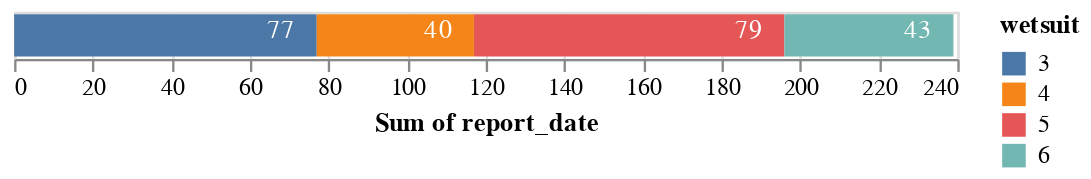

Write notebook code for a chart like this one.
### Code cell
# hide_input
bars = (
    alt.Chart(monthly)
    .mark_bar()
    .encode(
        x=alt.X("sum(report_date):Q", stack="zero"),
        #             y='y:N',
        color=alt.Color("wetsuit:N"),
        order="wetsuit:N",
    )
)
text = (
    alt.Chart(monthly)
    .mark_text(dx=-15, dy=-2, color="white")
    .encode(
        x=alt.X("sum(report_date):Q", stack="zero"),
        detail="wetsuit:Q",
        text=alt.Text("report_date:O"),
        order="wetsuit:N",
    )
)
bars + text

### Figure 1 — Vega-Lite specification as saved in the notebook (floating-point values rounded to 4 significant figures)
{"config": {"view": {"continuousWidth": 400, "continuousHeight": 300}}, "layer": [{"mark": "bar", "encoding": {"color": {"type": "nominal", "field": "wetsuit"}, "order": {"type": "nominal", "field": "wetsuit"}, "x": {"type": "quantitative", "aggregate": "sum", "field": "report_date", "stack": "zero"}}}, {"mark": {"type": "text", "color": "white", "dx": -15, "dy": -2}, "encoding": {"detail": {"type": "quantitative", "field": "wetsuit"}, "order": {"type": "nominal", "field": "wetsuit"}, "text": {"type": "ordinal", "field": "report_date"}, "x": {"type": "quantitative", "aggregate": "sum", "field": "report_date", "stack": "zero"}}}], "data": {"name": "data-f46c5739e8dc8d1e97b2c419b9f70584"}, "$schema": "https://vega.github.io/schema/vega-lite/v4.8.1.json", "datasets": {"data-f46c5739e8dc8d1e97b2c419b9f70584": [{"wetsuit": "3", "report_date": 77}, {"wetsuit": "4", "report_date": 40}, {"wetsuit": "5", "report_date": 79}, {"wetsuit": "6", "report_date": 43}]}}
